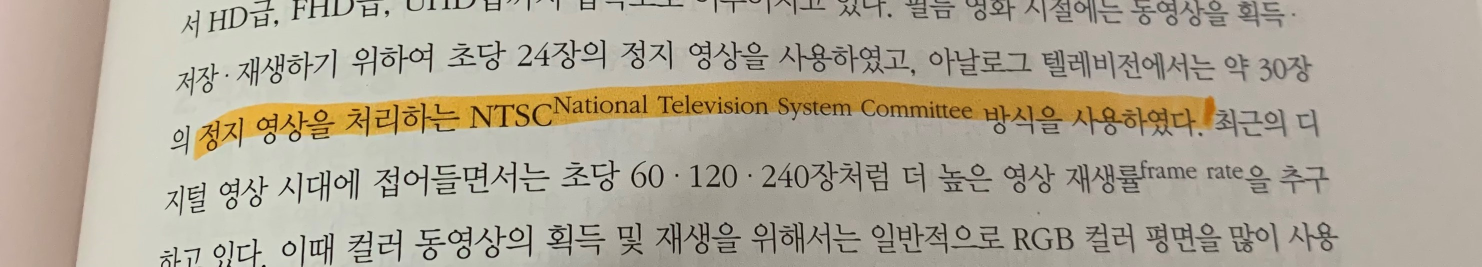
#> input picture test.jpg, 2963 x 533 px (shown at 1/2 size)
$ python using_tesseract.py
#> lines starting #> are read from the running program, lines starting #| are printed output that depends on the picture; after the words box and inside, x2 and y2 are one past the last pixel; in counts of white or black regions, pixels touching at a corner belong together
#-*- coding: utf-8 -*-
import cv2
import numpy as np
import pytesseract
from PIL import Image


def apply_mask(frame, mask):
    """Apply binary mask to frame, return masked image.
    """
    return cv2.bitwise_and(frame, frame, mask=mask)
def main():
    import os
    result_path ='C:\\'

    if os.path.isdir(result_path):
        os.mkdir('C:\\result')
    path = "color.txt"

    f= open(path, "r")
#> (reads color.txt from the repository)
    text = f.readlines()

    strdata = text[0].split(' ')

    frame = 'test.jpg'

    frame: np.ndarray = cv2.imread(frame)
#> frame is the input picture: shape (533, 2963, 3); mean B, G, R 151.4, 167.9, 175.8
    original = frame.copy()
    frame = cv2.cvtColor(frame, cv2.COLOR_BGR2HSV)
#> frame: shape (533, 2963, 3); mean H, S, V 22.5, 37.7, 176.1

    detect = cv2.inRange(frame, (int(strdata[0]), int(strdata[1]), int(strdata[2])),
                         (int(strdata[3]), int(strdata[4]), int(strdata[5])))
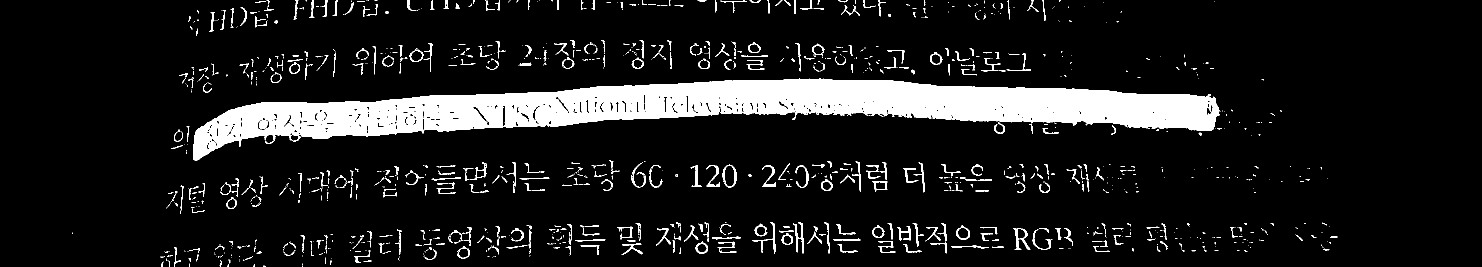
#> detect: shape (533, 2963) (shown at 1/2 size); 10.6% white; 1224 white regions (826 under 20 px)


    contours, _ = cv2.findContours(detect, cv2.RETR_TREE, cv2.CHAIN_APPROX_SIMPLE)
#> contours = 1919 contours, 1557 with area under 20; largest, box (x1, y1, x2, y2) and area: (386, 157, 2441, 321) 135917, (1445, 329, 1474, 375) 964, (1449, 330, 1470, 374) 718, (1912, 451, 1940, 480) 531, (819, 97, 847, 124) 472
    sorted_cnt = []

    for cnt in contours:
        cnt_len = cv2.arcLength(cnt, True)
        cnt_ = cv2.approxPolyDP(cnt, 0.02 * cnt_len, True)

        if cv2.contourArea(cnt_) > 1000:
            sorted_cnt.append(cnt)
#> this loop made 1919 passes
#> (cnt_len, cnt_) on passes 1 to 3: (0, [[604, 532]]), (2, [[529, 532], [530, 532]]), (0, [[526, 532]])
#> after the loop, sorted_cnt = 1 contour; box (x1, y1, x2, y2) and area: (386, 157, 2441, 321) 135917
    empty = np.zeros((original.shape[0], original.shape[1]))

    original2 = original.copy()

    empty = cv2.fillPoly(empty, sorted_cnt, color=(255, 255, 255))
#> empty: shape (533, 2963) float64; 8.8% white; 1 white region, box (x1, y1, x2, y2) and area: (386, 157, 2441, 321) 138269

    # 변경하면 안됨.
    original[empty != 255] = 255
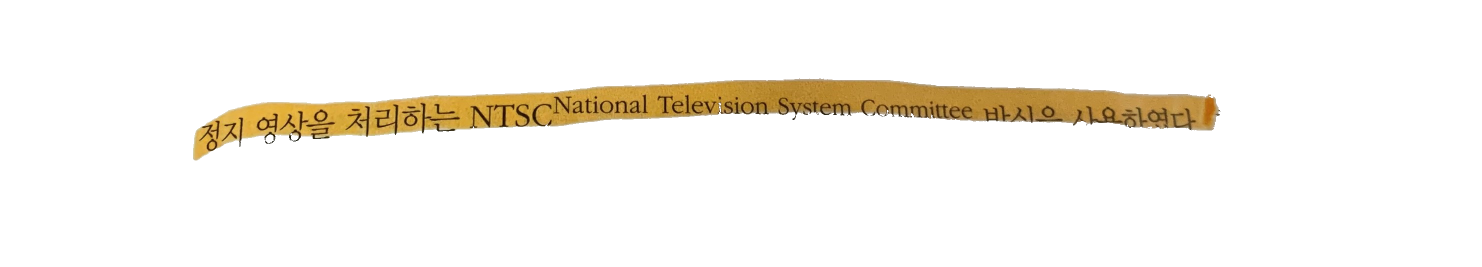
#> original: shape (533, 2963, 3) (shown at 1/2 size); mean B, G, R 238.1, 244.8, 248.4


    empty_resize = cv2.resize(empty, None, fx=0.4, fy=0.4, interpolation=cv2.INTER_AREA)
    original_resize = cv2.resize(original, None, fx=0.4, fy=0.4, interpolation=cv2.INTER_AREA)
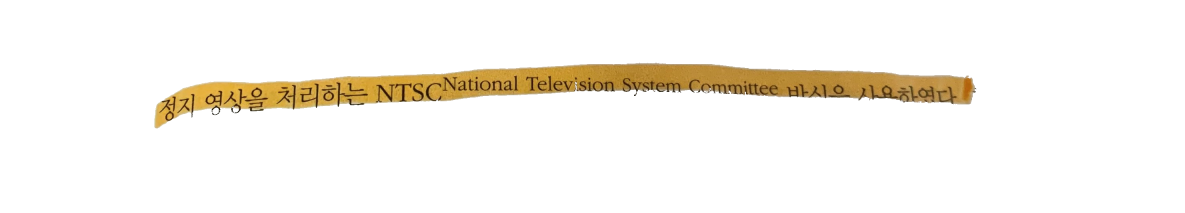
#> original_resize: shape (213, 1185, 3); mean B, G, R 238.1, 244.8, 248.4

    cv2.imshow("111",empty_resize)
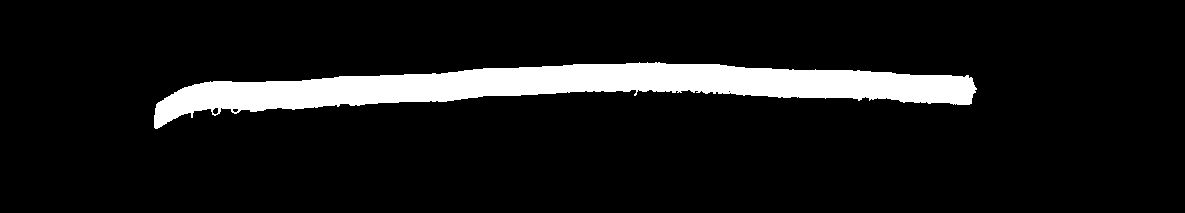
#> window '111': shape (213, 1185); 9.1% white; 1 white region, box (x1, y1, x2, y2) and area: (154, 62, 977, 129) 22998
    cv2.imshow("result", original_resize)
    cv2.imwrite('result/result.jpg', original)

    kernel = np.ones((3, 3), np.uint8)
    empty = cv2.dilate(empty, kernel, iterations=5)  # // make dilation image
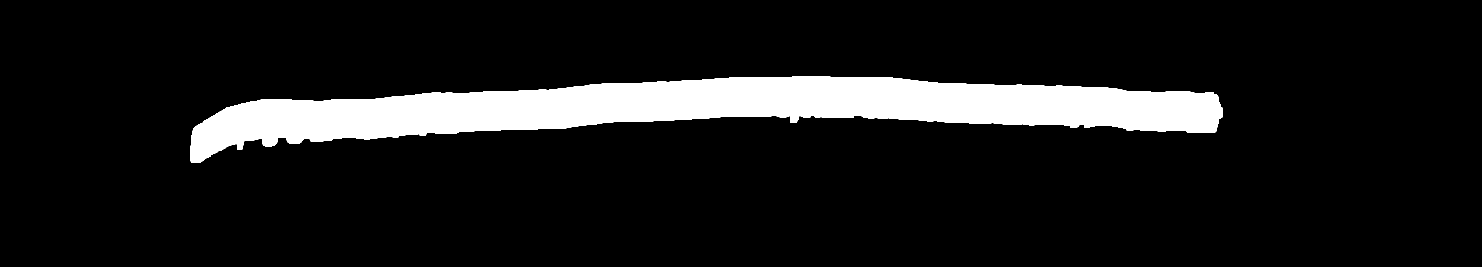
#> empty: shape (533, 2963) float64 (shown at 1/2 size); 10.4% white; 1 white region, box (x1, y1, x2, y2) and area: (381, 152, 2446, 326) 163649
    original_gray = cv2.cvtColor(original2, cv2.COLOR_RGB2GRAY)
    original_gray[empty != 255] = 255
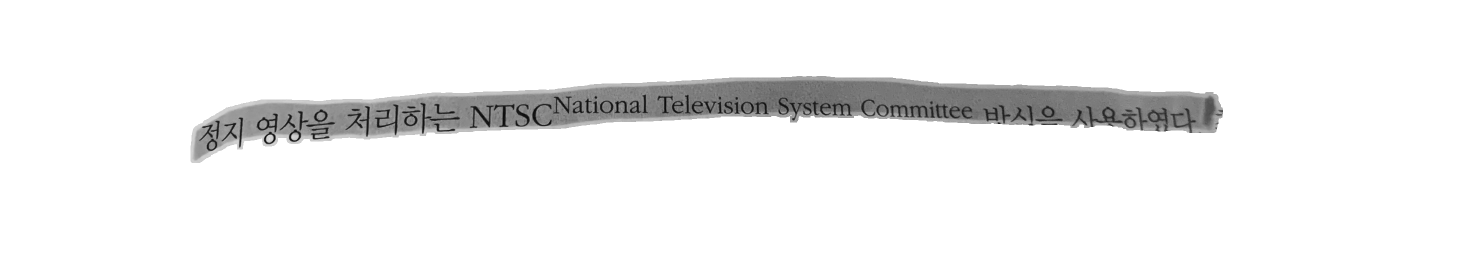
#> original_gray: shape (533, 2963) (shown at 1/2 size); min 0, max 255, mean 241.9

    ret, original_thresh = cv2.threshold(original_gray, 100, 255, cv2.THRESH_BINARY_INV)
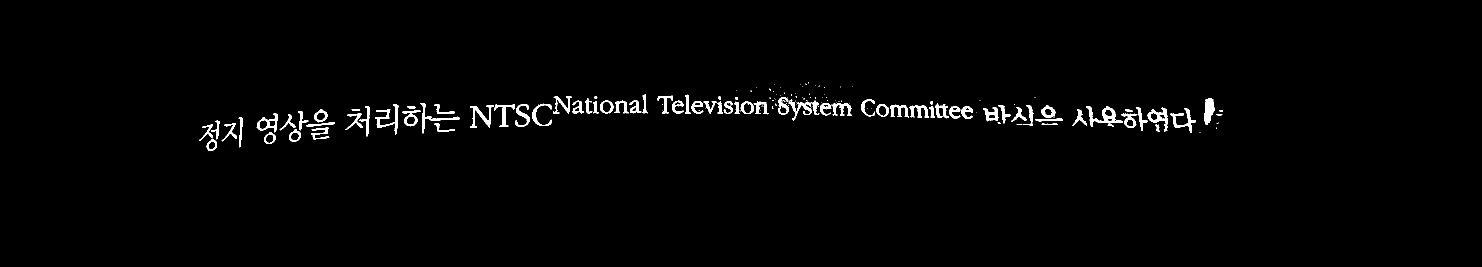
#> original_thresh: shape (533, 2963) (shown at 1/2 size); 1.5% white; 172 white regions (90 under 20 px), largest, box (x1, y1, x2, y2) and area: (2172, 212, 2246, 254) 921, (2409, 196, 2429, 250) 749, (1577, 201, 1639, 241) 713

    # tesseract 설치 경로
    pytesseract.pytesseract.tesseract_cmd = r'C:\Program Files\Tesseract-OCR\tesseract'

    img_new = Image.fromarray(original_thresh)

    text = pytesseract.image_to_string(img_new, lang='kor+eng')
    print(text)

    original_gray_resize = cv2.resize(original_gray, None, fx=0.4, fy=0.4, interpolation=cv2.INTER_AREA)
    empty_resize = cv2.resize(empty, None, fx=0.4, fy=0.4, interpolation=cv2.INTER_AREA)
    original_thresh_resize = cv2.resize(original_thresh, None, fx=0.4, fy=0.4, interpolation=cv2.INTER_AREA)

    cv2.imshow("222",empty_resize)
    cv2.imshow("result2", original_gray_resize)
    cv2.imshow("thresh1", original_thresh_resize)

    cv2.waitKey(0)


if __name__ == '__main__':
    main()
#> (the call stopped at in main, `text = pytesseract.image_to_string(img_new, lang='kor+eng')`: pytesseract is not available in this run)
